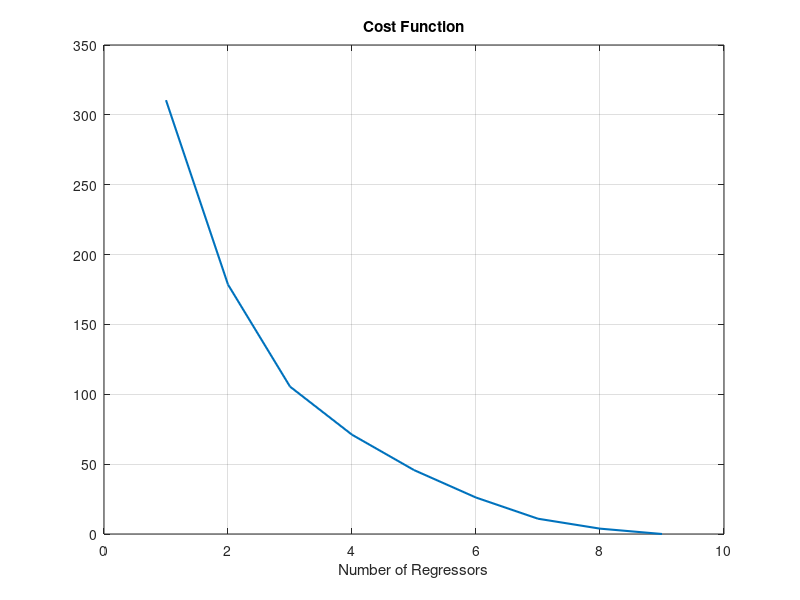
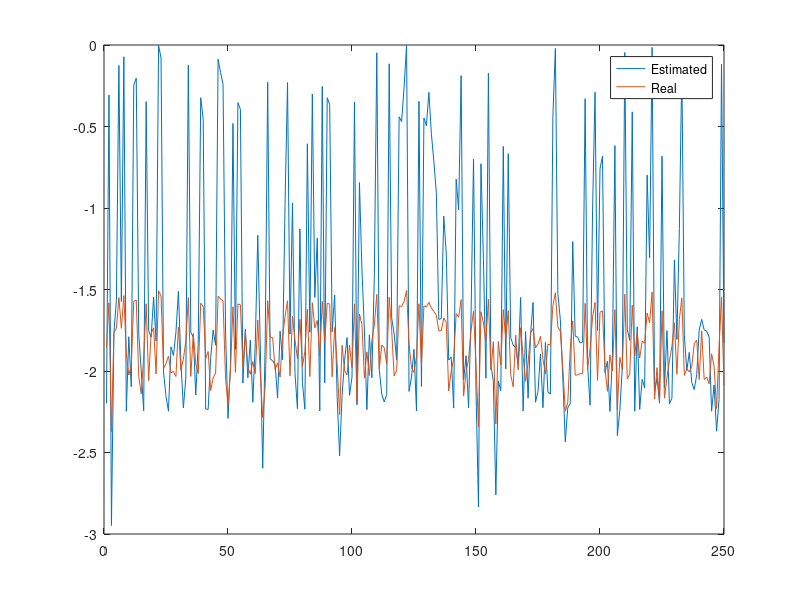
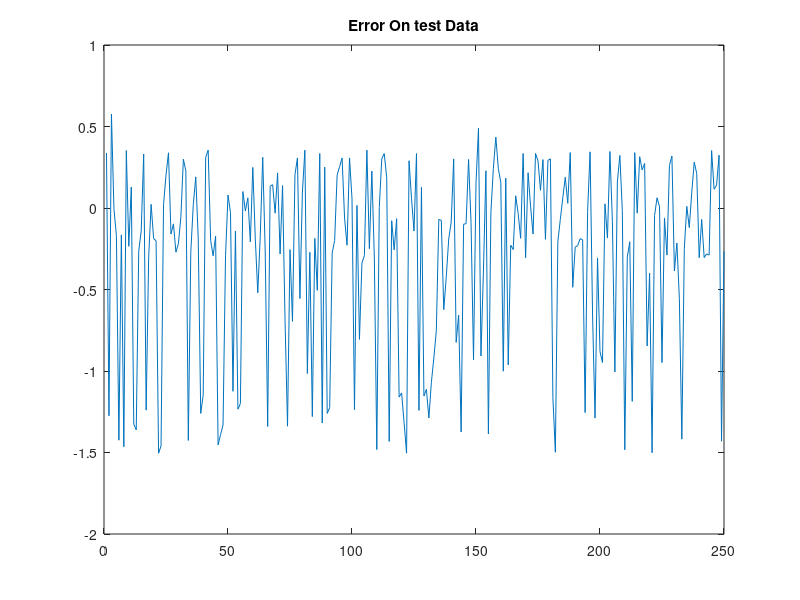

The MATLAB script that drew these images, in order: (Note: this script raises an error after producing the figures.)
clc
clear all
close all
%%
load ('data')
load ('noise1')
load ('noise2')
load ('noise3')
u=data(:,1);
rand=0.75*length(u);
%%
y=-1.5*ones(1000,1)-(0.8*u.^1)+(0.01*u.^3)-0.65*(u.^5)+(2.25*u.^6)-(1.7*u.^8);
u_train=u(1:rand,1);
y_train=y(1:rand,1);
u_test=u(rand+1:end,1);
y_test=y(rand+1:end,1);

x_train=[ones(rand,1) u_train.^1 u_train.^2 u_train.^3 u_train.^4 u_train.^5 u_train.^6 u_train.^7 u_train.^8];
x_test=[ones((1000-rand),1) u_test.^1 u_test.^2 u_test.^3 u_test.^4 u_test.^5 u_test.^6 u_test.^7 u_test.^8];
%%
%% ols
N_Regs=9;
x_ols=[x_train;x_test]';
x_test_ols= x_test;
v1=x_ols';
Real_Teta=[-1.5, -0.8, 0, 0.01, 0, -0.65, 2.25, 0, -1.7]';
I=zeros(1,N_Regs);

for i=1:1000;
    teta(:,i)=[-1.5, -0.8, 0, 0.01, 0, -0.65, 2.25, 0, -1.7];
    Y(i,1)=x_ols(:,i)'*teta(:,i);
end

for i=1:N_Regs;
    E1(i)=(v1(:,i)'*Y(:,1))/(v1(:,i)'*v1(:,i));
    err1(i)=E1(i)^2*norm(v1(:,i),2);
end

[m,I(1)]=max(err1);
V(:,1)=v1(:,I(1));

%%

for k=1:N_Regs
    alfa=zeros(1,k-1);
    for i=1:N_Regs
        for z=1:k-1
            if(i==I(z))
                err1(i)=0;
                break
            else
                for j=1:k-1
                    alfa(j)=(V(:,j)'*x_ols(i,:)')/(V(:,j)'*V(:,j));
                end
                al=0;
                for j=1:k-1
                    al=al+alfa(j)*V(:,j);
                end
                v1(:,i)=x_ols(i,:)'-al;
                E1(i)=(v1(:,i)'*Y(:,1))/(v1(:,i)'*v1(:,i));
                err1(i)=E1(i)^2*norm(v1(:,i),2);
            end
        end
    end
    [mk ,I(k)]=max(err1);
    V(:,k)=v1(:,I(k));
    T=inv(x_ols*x_ols')*x_ols*V;
    Eta=inv(V'*V)*V'*Y;
    tetahat=T*Eta;
    y_ols=x_ols'*tetahat;
end
for i=1:9
    V_orthogonal(:,I(i))=V(:,i);
end
%% FS
%  y_train=y_ols(1:a,1);
%  y_test=y_ols(a+1:end,1);
X_Train=V_orthogonal(1:rand,1:9);
X_Test=V_orthogonal(rand+1:end,1:9);
Xtrain_new=[];
Xtest_new=[];
Xtrain_base=X_Train;
Xtest_base=X_Test;
for j=1:size(X_Train,2)
    
    for i=1:size(X_Train,2)
        tp_train=[Xtrain_new X_Train(:,i)];
        tp_test=[Xtest_new X_Test(:,i)];
        teta_hat=inv(((tp_train)')*tp_train)*((tp_train)')*y_train;
        y_hat=tp_test*teta_hat;
        er=y_test-y_hat;
        J(i)=sum(er.^2);
    end
    [m,r]=min(J);
    Error(j)=m;
    J(r)=[];
    for k=1:size(Xtrain_base,2)
        if X_Train(:,r)==Xtrain_base(:,k)
            num(j)=k;
        end
    end
    Xtrain_new=[Xtrain_new X_Train(:,r)];
    Xtest_new=[Xtest_new X_Test(:,r)];
    X_Train(:,r)=[];
    X_Test(:,r)=[];
end
disp(strcat('Order Of Important Regressors Forward Selection (In orthogonal space) =  ',num2str(num)));
figure
plot(Error,'LineWidth',1.5)
grid on
xlabel('Number of Regressors')
title('Cost Function')
%% plot
se=3;
Xtrain_new=Xtrain_base(:,num(1:se));
Xtest_new=Xtest_base(:,num(1:se));
teta_hat=inv(((Xtrain_new)')*Xtrain_new)*((Xtrain_new)')*y_ols(1:750,1);
y_hat=Xtest_new*teta_hat;

figure
plot(y_hat);
hold on;
plot(y_test);
legend('Estimated','Real')


e_new=y_ols(751:1000,1)-y_hat;
E=(y_test-y_hat)'*(y_test-y_hat)
figure
plot(e_new)
title('Error On test Data')
J_new=sum(e_new.^2);
display(Error,'Cost Function')
display(mse(e_new),'MSE of Error in Test Data')

%% real space
X_Train=V_orthogonal(1:rand,1:9);
X_Test=V_orthogonal(rand+1:end,1:9);
Xtrain_new=[];
Xtest_new=[];
Xtrain_base=X_Train;
Xtest_base=X_Test;
y_train=X_Train*Real_Teta;
y_test=X_Test*Real_Teta;
for j=1:size(X_Train,2)
    
    for i=1:size(X_Train,2)
        tp_train=[Xtrain_new X_Train(:,i)];
        tp_test=[Xtest_new X_Test(:,i)];
        teta_hat=inv(((tp_train)')*tp_train)*((tp_train)')*y_train;
        y_hat=tp_test*teta_hat;
        er=y_test-y_hat;
        J(i)=sum(er.^2);
    end
    [m,r]=min(J);
    Error(j)=m;
    J(r)=[];
    for k=1:size(Xtrain_base,2)
        if X_Train(:,r)==Xtrain_base(:,k)
            num(j)=k;
        end
    end
    Xtrain_new=[Xtrain_new X_Train(:,r)];
    Xtest_new=[Xtest_new X_Test(:,r)];
    X_Train(:,r)=[];
    X_Test(:,r)=[];
end
disp(strcat('Order Of Important Regressors Forward Selection (In real space) =  ',num2str(num)));
